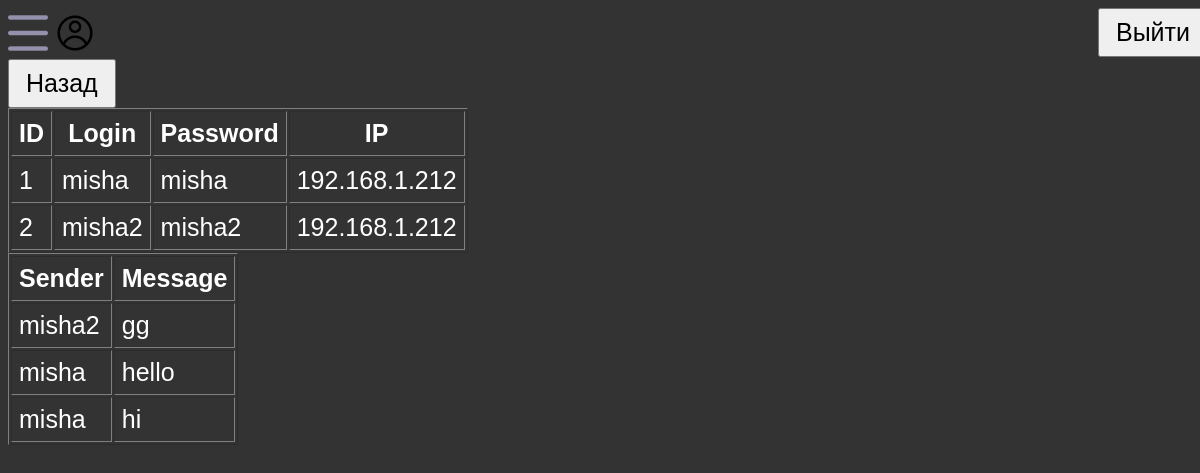
Before: /admin (signed in) with the older database file.
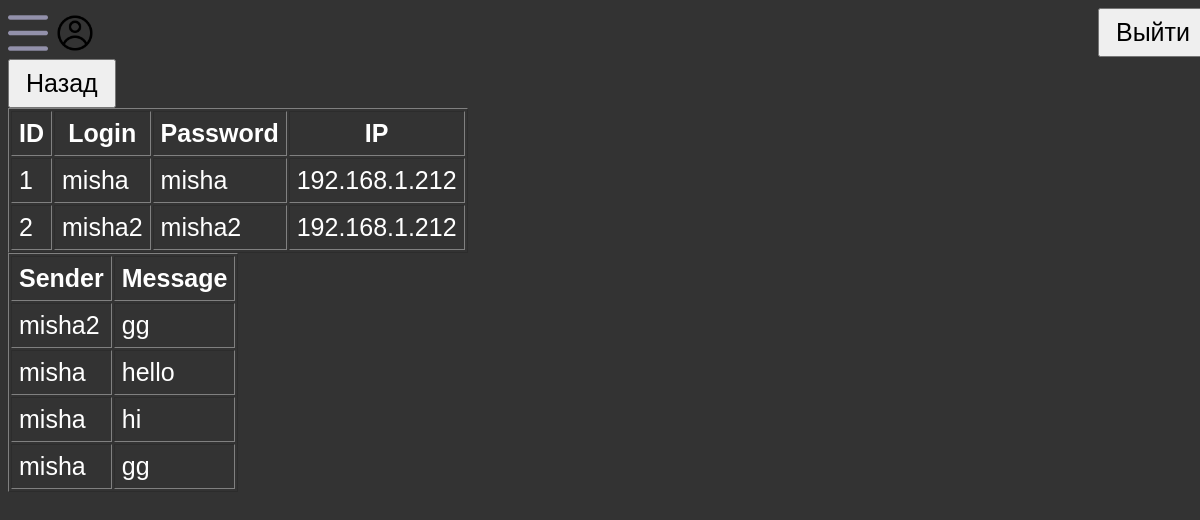
After: the same page with the newer database file.
### tables this page shows
CREATE TABLE users (
            id INTEGER PRIMARY KEY AUTOINCREMENT,
            login TEXT,
            password TEXT,
            ip TEXT,
            creation_time DATETIME DEFAULT CURRENT_TIMESTAMP
        );

CREATE TABLE messages (
            id INTEGER PRIMARY KEY AUTOINCREMENT,
            login TEXT,
            message TEXT,
            question_sender TEXT,
            question_text TEXT
        );

### admin.py (the view)
    @AuthRoute.check_admin_session
    def admin(self):
        if request.method == 'GET':
            users = self.db.get_users("users")
            messages = self.db.get_messages("messages")
            return render_template(
                "admin.html",
                users=users,
                messages=messages,
                main_ip=self.main_ip,
                conn_type=self.conn_type
            )

### auth.py (called while the page is built)
    @staticmethod
    def check_admin_session(func) -> None:
        @wraps(func)
        def wrapper(*args, **kwargs):
            if session.get("login") == "admin":
                return func(*args, **kwargs)
            else:
                return "Нет доступа к админ-панели"
        return wrapper

### db.py (called while the page is built)
    def get_messages(self, msg_table: str) -> list[dict[str, str]]:
        with sqlite3.connect(self.db_path) as conn:
            cursor = conn.cursor()
            cursor.execute(f"SELECT id, login, message, question_sender, question_text FROM {msg_table}")
            rows = cursor.fetchall()
            messages = [{"index": row[0], "sender": row[1], "text": row[2], "question_sender": row[3], "question_text": row[4], "type": "1" if row[3] else "2"} for row in rows]
        return messages

    def get_users(self, user_table: str) -> list[dict[str, str, str]]:
        with sqlite3.connect(self.db_path) as conn:
            cursor = conn.cursor()
            cursor.execute(f"SELECT * FROM {user_table}")
            rows = cursor.fetchall()
            users = [{"id": row[0], "login": row[1], "password": row[2], "ip": row[3]} for row in rows]
            return users

### templates/admin.html (shortened to what this page needs)
{% extends 'base.html' %}
{% block content %}
    <main>
        <button onclick="window.location.href = '{{ conn_type }}://{{ main_ip }}/index'">Назад</button>
        <table border="1">
            <tr>
                <th>ID</th>
                <th>Login</th>
                <th>Password</th>
                <th>IP</th>
            </tr>
            {% for user in users %}
                <tr>
                    <td>{{ user.id }}</td>
                    <td>{{ user.login }}</td>
                    <td>{{ user.password }}</td>
                    <td>{{ user.ip }}</td>
                </tr>
            {% endfor %}
        </table>
        <table border="1">
            <tr>
                <th>Sender</th>
                <th>Message</th>
            </tr>
            {% for msg in messages %}
                <tr>
                    <td>{{ msg.sender }}</td>
                    <td>{{ msg.text }}</td>
                </tr>
            {% endfor %}
        </table>
    </main>
{% endblock %}

### templates/base.html (shortened to what this page needs)
<!DOCTYPE html>
<html lang="en">
<head>
    <link rel="stylesheet" href="{{ url_for('static', filename='base-style.css') }}">
</head>
<body class="body-section">
    <section class="base-section">
        <header class="space-between">
            <div>
                <button class="button-link" onclick="show_burger_menu()"><img src="{{ url_for('static', filename='burger_menu.png') }}" width="40px" height="40px"></button>
                <button class="button-link" onclick="window.location.href = '{{ conn_type }}://{{ main_ip }}/profile?user={{ login }}';">
                    <div class="profile-header">
                        <img src="{{ url_for('static', filename='account.png') }}" width="40px" height="40px">
                </button>
            </div>
            <form action="{{ conn_type }}://{{ main_ip }}/index" method="post">
                    <button type="submit">Выйти</button>
            </form>
        </header>
        {% block content %}{% endblock %}
    </section>
</body>
</html>

### static/base-style.css (style rules this page uses)
* { font-size: 25px; font-family: sans-serif; }
body, html { padding: 0; background-color: #333333; color: #FFFFFF }
button { padding: 8px 16px; }
th, td { padding: 7px; }
.button-link { background: none; border: none; padding: 0; color: #FFFFFF; cursor: pointer; font: inherit; }
.space-between { display: flex; flex-direction: row; justify-content: space-between; }
.profile-header { display: flex; flex-direction: row; align-items: center; gap: 10px; }
.body-section { display: flex; flex-direction: row; width: 100%; }
.base-section { width: 100%; }

Changed rows visible on the page:
added messages: sender "misha", text "gg"
